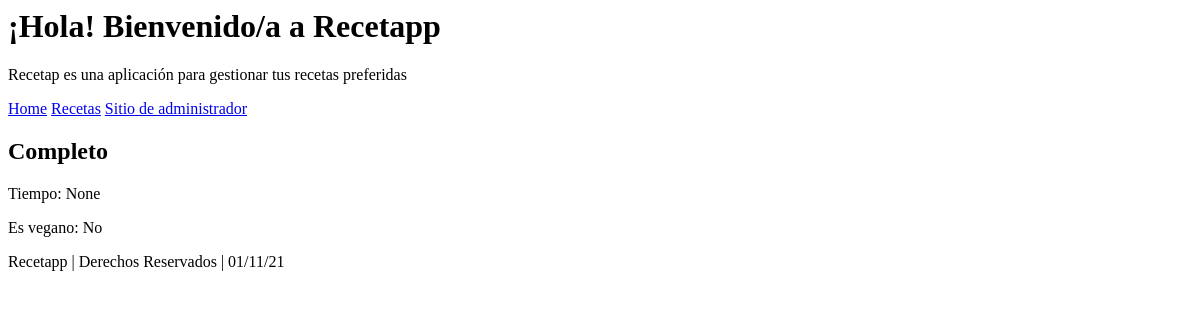
/recetas, run on an earlier commit of the app's database.
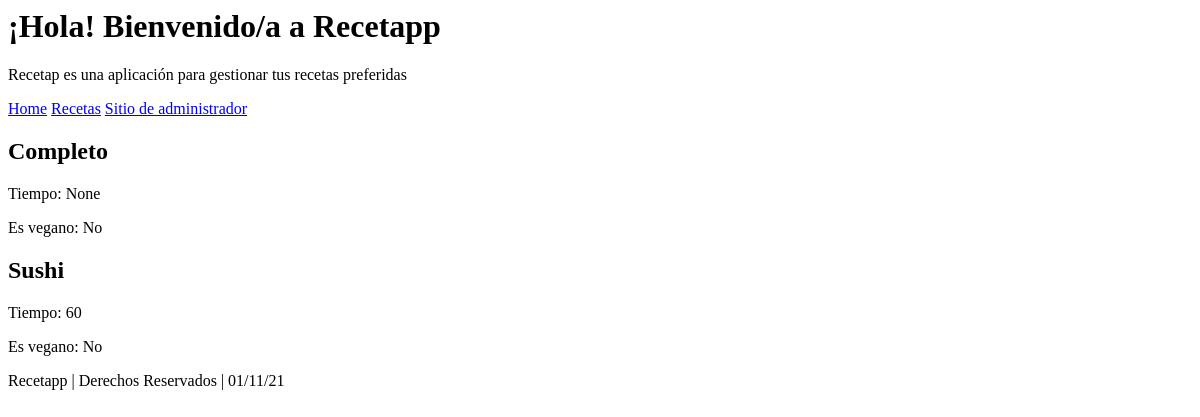
And on a later commit of the database.
### Recetapp/Apps/Recetas/models.py (models this page shows, shortened)
class Receta(models.Model):
    nombre = models.CharField(max_length=50)
    tiempo = models.IntegerField(blank=True, null=True)
    vegano = models.BooleanField(null=True)

### Recetapp/Apps/Recetas/views.py (the view)
# urls.py: path("recetas", views.recetas, name="recetas")
def recetas(request):
    recetas = Receta.objects.all()
    return render(request, "recetas.html", {"recetas": recetas})

### Recetapp/Apps/Recetas/templates/recetas.html (shortened to what this page needs)
{% extends 'layout.html' %}
{% block content %}
    {% for receta in recetas %}
        <div class="receta">
            <h2>{{ receta.nombre }}</h2>
                <p>Tiempo: {{ receta.tiempo }}</p>
                {% if receta.vegano == True %}
                    <p>Es vegano: Sí</p>
                 {% else %}
                    <p>Es vegano: No</p>
                {% endif %}
        </div>
    {% endfor %}
{% endblock %}

What changed in the data, as far as the page shows it:
added Receta: nombre "Sushi", tiempo "60", vegano "Es vegano: No"
